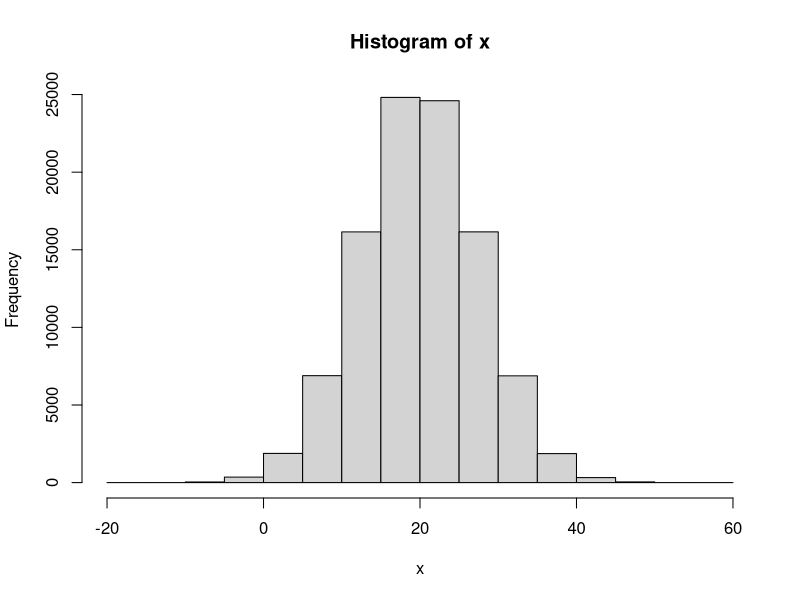
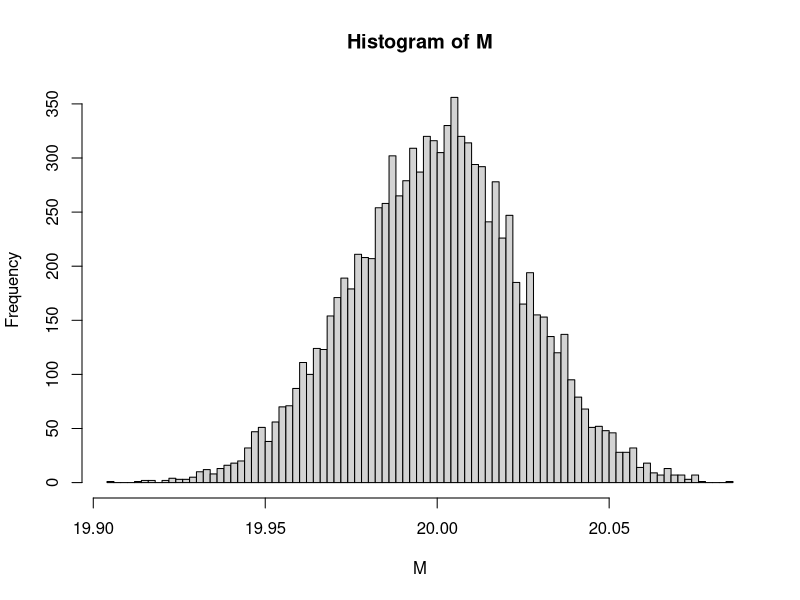

The R source for these figures, in order:
# Lab week 5

# sample and population

# population - 135 students. average = 17 for example
# sample - 50 students. avg = 17.3. now does this sample represent the population

# Random samples from population
runif(10,1,10)

# lets create a vector of length n and mean mu and standard deviation. s, let this be our population


n = 100000
mu = 20 # mean
s = 7.5 # standard deviation

x = rnorm(n,mu,s)
hist(x)

# Reliability of the sample mean
# now we will compare the mean of samples with the 
# mean of our population (mean(x))

# now to create a sample using a small n value

n = 100000
mu = 20
s = 2.5

sample = rnorm(n,mu,s)
mean(sample)
# mean value = 19.99

# mean with n = 1000 = 20.03654
# mean with n = 10000 = 20.00731
# mean with n = 100000 = 19.98896

# we notice that the mean deviates by a small margin

# when the mean of population is closer to mu,
# data has low uncertainty and high reliability

# when the mean of the sample is not closer to the mean of the population
# data is highly uncertain and has low reliability

# use of for loop
# for() loop runs command multiple times as specified

for(i in 1:10) print(i)

for(i in 5:6) print(i)

example = vector(length = 50)
for(i in 1:50) example[i] = i

example

# lets create multiple samples and analyze them
M = vector(length = 10000)

n = 10000
mu = 20
s = 2.5

# trying to take 100000 samples and store the mean
# of each sample in the vector M

for(i in 1:10000) M[i] = mean(rnorm(n,mu,s))
hist(M, breaks = 100)

# standard error and uncertainty
# standard error measures the uncertainty 
# i.e how far the mean of sample is from the population mean
# when standard error is low, M is more reliable
# when standard error is high, M is less reliable 








